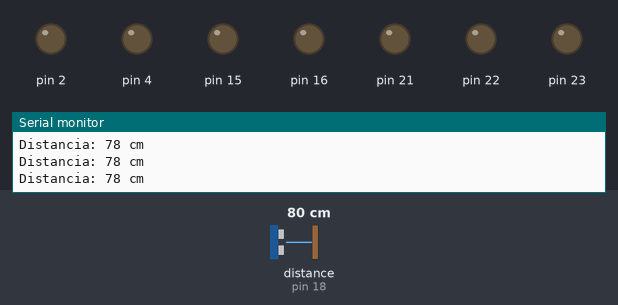
Bench run of a sketch on a simulated Arduino Mega 2560, built with avr-gcc and run on an emulated ATmega2560. Shown: output pins drawn as LEDs (lit = HIGH), the last lines printed to the serial monitor. Wiring (inferred from the names in the program): ultrasonic range finder: trigger pin 5; echo pin 18. The inputs (shaded band) are chosen by the test bench; at power-on: distance to the obstacle (sensor on pin 18) 80 cm. The echo pulse lasts 58.3 µs per cm; pins used as bus, display or sensor lines are not drawn.

Above: at 1.3 s.
1.4 s: distance to the obstacle (sensor on pin 18) set to 35 cm
2.9 s: distance to the obstacle (sensor on pin 18) set to 29 cm
At 3.3 s:
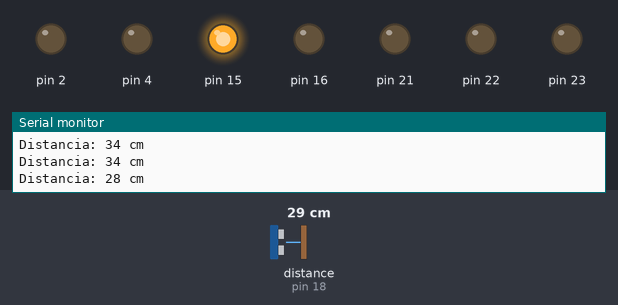
4.5 s: distance to the obstacle (sensor on pin 18) set to 24 cm
At 5.7 s:
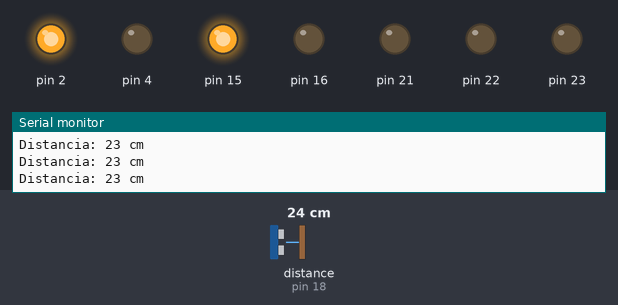
6.0 s: distance to the obstacle (sensor on pin 18) set to 19 cm
At 7.2 s:
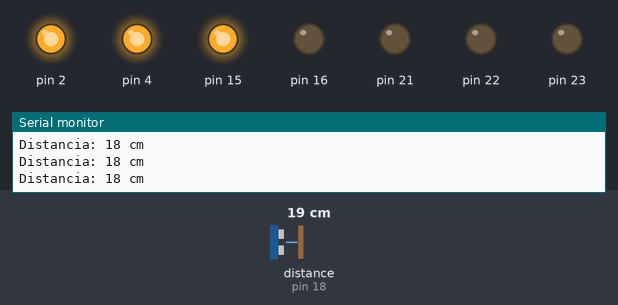
7.5 s: distance to the obstacle (sensor on pin 18) set to 2 cm
At 8.6 s:
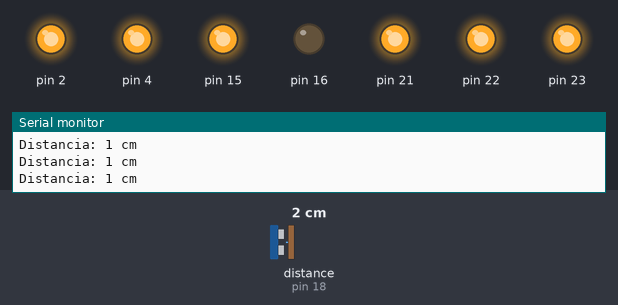
9.0 s: distance to the obstacle (sensor on pin 18) set to 18 cm
At 9.9 s:
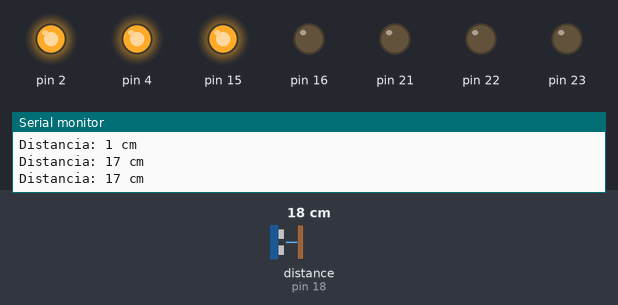
Timing chart, 0 to 11.5 s (numbered marks = the images above; inputs shaded):
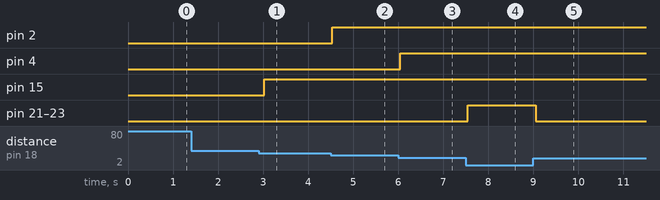

The sketch:

programa_completo.ino
```cpp
// Definición de pines
const int trigPin = 5;  // Pin de Trigger
const int echoPin = 18; // Pin de Echo

// Variables para almacenar la distancia y el tiempo
long duration;
int distance;

void setup() {
  // Inicializar la comunicación serial
  Serial.begin(115200);

  // Configurar los pines como entrada/salida
  pinMode(trigPin, OUTPUT);
  pinMode(echoPin, INPUT);

  // Configurar los pines de los LEDs como salidas
  for (int k = 0; k <= 5; k++) {
  }
  pinMode(15, OUTPUT);
  pinMode(2, OUTPUT);
  pinMode(4, OUTPUT);
  pinMode(21, OUTPUT);
  pinMode(22, OUTPUT);
  pinMode(23, OUTPUT);
  pinMode(16,OUTPUT);
}

void loop() {
  // Limpiar el pin de Trigger
  digitalWrite(trigPin, LOW);
  delayMicroseconds(2);

  // Enviar un pulso de 10 microsegundos al pin de Trigger
  digitalWrite(trigPin, HIGH);
  delayMicroseconds(10);
  digitalWrite(trigPin, LOW);

  // Leer el pin de Echo y calcular la duración del pulso
  duration = pulseIn(echoPin, HIGH);

  // Calcular la distancia en centímetros
  distance = duration * 0.034 / 2;

  // Mostrar la distancia en el monitor serial
  Serial.print("Distancia: ");
  Serial.print(distance);
  Serial.println(" cm");

  // Llamar a la función para controlar los LEDs según la distancia
  medirNivelAgua();
  ActivarBomba();

  // Esperar un momento antes de la siguiente medición
  delay(500);
}

void medirNivelAgua() {
  if (distance > 30) { // Distancia mayor a 80cm, se apagan todos los LEDs
    digitalWrite(15, LOW);
    digitalWrite(2, LOW);
    digitalWrite(4, LOW);
    digitalWrite(21, LOW);
    digitalWrite(22, LOW);
    digitalWrite(23, LOW);

  } else if (distance <= 30 && distance > 25) { // Distancia entre 80cm y 60cm, se enciende el primer LED
    digitalWrite(15, HIGH);

    digitalWrite(2, LOW);
    digitalWrite(4, LOW);
    digitalWrite(21, LOW);
    digitalWrite(22, LOW);
    digitalWrite(23, LOW);

  } else if (distance <= 25 && distance > 20) { // Distancia entre 60cm y 40cm, se encienden los primeros 2 LEDs
    digitalWrite(15, HIGH);
    digitalWrite(2, HIGH);

    digitalWrite(4, LOW);
    digitalWrite(21, LOW);
    digitalWrite(22, LOW);
    digitalWrite(23, LOW);
  } else if (distance <= 20 && distance > 15) { // Distancia entre 40cm y 30cm, se encienden los primeros 3 LEDs
    digitalWrite(15, HIGH);
    digitalWrite(2, HIGH);
    digitalWrite(4, HIGH);

    digitalWrite(21, LOW);
    digitalWrite(22, LOW);
    digitalWrite(23, LOW);
  } else if (distance <= 15 && distance > 10) { // Distancia entre 30cm y 20cm, se encienden los primeros 4 LEDs
    digitalWrite(15, HIGH);
    digitalWrite(2, HIGH);
    digitalWrite(4, HIGH);
    digitalWrite(21, HIGH);

    digitalWrite(22, LOW);
    digitalWrite(23, LOW);
  } else if (distance <= 10 && distance > 5) { // Distancia entre 20cm y 15cm, se encienden los primeros 5 LEDs
    digitalWrite(15, HIGH);
    digitalWrite(2, HIGH);
    digitalWrite(4, HIGH);
    digitalWrite(21, HIGH);
    digitalWrite(22, HIGH);

    digitalWrite(23, LOW);
  } else if (distance <= 5) { // Distancia menor o igual a 15cm, se encienden todos los LEDs
    digitalWrite(15, HIGH);
    digitalWrite(2, HIGH);
    digitalWrite(4, HIGH);
    digitalWrite(21, HIGH);
    digitalWrite(22, HIGH);
    digitalWrite(23, HIGH);

  }

}
void ActivarBomba() {
  if(distance > 5 && distance <= 15) {
    digitalWrite(16, HIGH);
  }
  else if(distance > 15 || distance <5){
    digitalWrite(16, LOW);
  }
}
```

Measured:
- the behaviour switches between 32 and 31 cm on distance to the obstacle (sensor on pin 18) (found by bisection; images 0 and 1)
- the behaviour switches between 27 and 26 cm on distance to the obstacle (sensor on pin 18) (found by bisection; images 1 and 2)
- the behaviour switches between 22 and 21 cm on distance to the obstacle (sensor on pin 18) (found by bisection; images 2 and 3)
- after the input at 2.9 s, pin 15: LOW → HIGH after 0.13 s
- after the input at 4.5 s, pin 2: LOW → HIGH at once
- after the input at 6.0 s, pin 4: LOW → HIGH at once
- after the input at 7.5 s, pin 21–23: LOW → HIGH after 0.05 s
- after the input at 9.0 s, pin 21–23: HIGH → LOW after 0.05 s
